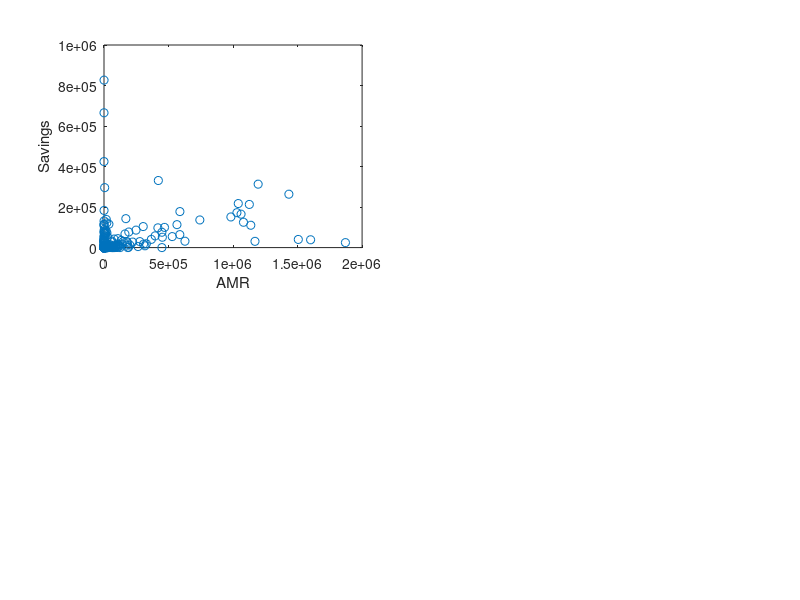

This chart was generated by the following MATLAB code: (Note: this script raises an error after producing the figure.)
load('Data.mat')
CommercialAMRS = [];
IndustrialAMRS = [];
ResidentialAMRS = [];
TransportationAMRS = [];
TotalAMRS = [];
CommercialDemand = [];
IndustrialDemand = [];
ResidentialDemand = [];
TransportationDemand = [];
TotalAMRS = [];
for idx = 1:size(UtilityNumberSaving,1)
    
    AMR_IDX = UtilityNumberAMR == UtilityNumberSaving(idx);
    Demand_IDX = UtilityNumber_Demand == UtilityNumberSaving(idx);
    
    if sum(AMR_IDX) > 1
        AMR_State = strcmp(StateAMR , StateSaving(idx));
        AMR_IDX2 = logical(AMR_IDX.*AMR_State);
        if sum(AMR_IDX2)~= 0
            ResidentialAMRS = [ResidentialAMRS; [Residential_AMR(AMR_IDX2), Residential_AMI(AMR_IDX2)]];
            CommercialAMRS = [CommercialAMRS; [Commercial_AMR(AMR_IDX2), Commercial_AMI(AMR_IDX2)]];
            IndustrialAMRS = [IndustrialAMRS; [Industrial_AMR(AMR_IDX2), Industrial_AMI(AMR_IDX2)]];
            TransportationAMRS = [TransportationAMRS; [Transportation_AMR(AMR_IDX2), Transportation_AMI(AMR_IDX2)]];
        else
            ResidentialAMRS = [ResidentialAMRS; [NaN, NaN]];
            CommercialAMRS = [CommercialAMRS; [NaN, NaN]];
            IndustrialAMRS = [IndustrialAMRS; [NaN, NaN]];
            TransportationAMRS = [TransportationAMRS; [NaN, NaN]];
        end
    elseif sum(AMR_IDX) == 0
        ResidentialAMRS = [ResidentialAMRS; [NaN, NaN]];
        CommercialAMRS = [CommercialAMRS; [NaN, NaN]];
        IndustrialAMRS = [IndustrialAMRS; [NaN, NaN]];
        TransportationAMRS = [TransportationAMRS; [NaN, NaN]];
    else
        ResidentialAMRS = [ResidentialAMRS; [Residential_AMR(AMR_IDX), Residential_AMI(AMR_IDX)]];
        CommercialAMRS = [CommercialAMRS; [Commercial_AMR(AMR_IDX), Commercial_AMI(AMR_IDX)]];
        IndustrialAMRS = [IndustrialAMRS; [Industrial_AMR(AMR_IDX), Industrial_AMI(AMR_IDX)]];
        TransportationAMRS = [TransportationAMRS; [Transportation_AMR(AMR_IDX), Transportation_AMI(AMR_IDX)]];
    end
    
    if sum(Demand_IDX) > 1
        Demand_State = strcmp(State_Demand , StateSaving(idx));
        Demand_IDX2 = logical(Demand_IDX.*Demand_State);
        
        if sum(Demand_IDX2)~= 0
            
            ResidentialDemand = [ResidentialDemand; [Residential_Demand(Demand_IDX2), Residential_AMI(Demand_IDX2)]];
            CommercialDemand = [CommercialDemand; [Commercial_AMR(Demand_IDX2), Commercial_AMI(Demand_IDX2)]];
            IndustrialDemand= [IndustrialDemand; [Industrial_AMR(Demand_IDX2), Industrial_AMI(Demand_IDX2)]];
            TransportationDemand = [TransportationDemand; [Transportation_AMR(Demand_IDX2), Transportation_AMI(Demand_IDX2)]];
        else
            ResidentialDemand = [ResidentialDemand; [NaN, NaN]];
            CommercialDemand = [CommercialDemand; [NaN, NaN]];
            IndustrialDemand = [IndustrialDemand; [NaN, NaN]];
            TransportationDemand = [TransportationDemand; [NaN, NaN]];
        end
        
    elseif sum(Demand_IDX) == 0
        ResidentialDemand = [ResidentialDemand; [NaN, NaN]];
        CommercialDemand = [CommercialDemand; [NaN, NaN]];
        IndustrialDemand = [IndustrialDemand; [NaN, NaN]];
        TransportationDemand = [TransportationDemand; [NaN, NaN]];
    else
        ResidentialDemand = [ResidentialDemand; [Residential_AMR(Demand_IDX), Residential_AMI(Demand_IDX)]];
        CommercialDemand = [CommercialDemand; [Commercial_AMR(Demand_IDX), Commercial_AMI(Demand_IDX)]];
        IndustrialDemand = [IndustrialDemand; [Industrial_AMR(Demand_IDX), Industrial_AMI(Demand_IDX)]];
        TransportationDemand = [TransportationDemand; [Transportation_AMR(Demand_IDX), Transportation_AMI(Demand_IDX)]];
    end
    
    if idx~= size(ResidentialDemand,1)
        keyboard;
    end
end

% RESIDENTIAL SECTOR
% Y = quantile
% residential plots
figure;
subplot(2,2,1)
plot(ResidentialAMRS(:,1), Residential_Saving, 'o')
xlabel('AMR');
ylabel('Savings');

%removing nans
ResidentialAMRS_new = [];
Residential_Saving_new = [];
for ivx = 1:size(Residential_Saving,1)
    if ~isnan(Residential_Saving(ivx,1)) && ~isnan(ResidentialAMRS(ivx,1))
        ResidentialAMRS_new = [ResidentialAMRS_new;ResidentialAMRS(ivx,1)] ;
        Residential_Saving_new = [Residential_Saving_new;Residential_Saving(ivx,1)];
    end
end
fitResults = fit(ResidentialAMRS_new,Residential_Saving_new,'poly1');
plot(fitResults,ResidentialAMRS_new,Residential_Saving_new)
xlabel('Automatic Meter Readers Installed');
ylabel('Total Energy Savings (MW)');
print('AMR-S.png', '-dpng', '-r300')

subplot(2,2,2)
plot(ResidentialAMRS(:,2), Residential_Saving, 'o')
xlabel('AMI');
ylabel('Savings');


subplot(2,2,3)
plot(ResidentialAMRS(:,2), Residential_PeakSaving, 'o')
xlabel('AMI');
ylabel('Peak Savings');

subplot(2,2,4)
plot(ResidentialAMRS(:,1), Residential_PeakSaving, 'o')
xlabel('AMR');
ylabel('Peak Savings');

% normality test
[h1,p1] = kstest2(ResidentialAMRS(:,1), Residential_PeakSaving);
[h2,p2] = kstest2(ResidentialAMRS(:,2), Residential_PeakSaving);
[h3,p3] = kstest2(ResidentialAMRS(:,1), Residential_Saving);
[h4,p4] = kstest2(ResidentialAMRS(:,2), Residential_Saving);
[h4,p4] = kstest2(ResidentialDemand(:,1), Residential_PeakSaving);

% t-test to evaluate potential correlation
[R1,P1,RL1,RU1]  = corrcoef(ResidentialAMRS(:,1), Residential_PeakSaving, 'rows','pairwise');
[R2,P2,RL2,RU2]  = corrcoef(ResidentialAMRS(:,2), Residential_PeakSaving, 'rows','pairwise');
[R3,P3,RL3,RU3]  = corrcoef(ResidentialAMRS(:,1), Residential_Saving, 'rows','pairwise');
[R4,P4,RL4,RU4]  = corrcoef(ResidentialAMRS(:,2), Residential_Saving, 'rows','pairwise');
[R5,P5,RL5,RU5]  = corrcoef(ResidentialDemand(:,1), Residential_PeakSaving, 'rows','pairwise');
[R6,P6,RL6,RU6]  = corrcoef(ResidentialDemand(:,1), Residential_Saving, 'rows','pairwise');

% Peak savings and demand response nerollement has a negative correlation
% (This does not make sense) --> Further analysis required

figure;
plot(ResidentialDemand(:,1), Residential_PeakSaving, 'o')
xlabel('Demand Response Customers Enrolled');
ylabel('Peak Savings');

% outlier detection
[i,j] = max(ResidentialDemand(:,1));
ResidentialDemand(j,:) = [NaN NaN];

[i,j] = max(Residential_PeakSaving(:,1));
Residential_PeakSaving(j,1) = [NaN];

% replotting
figure;
plot(ResidentialDemand(:,1), Residential_PeakSaving, 'o')
xlabel('Demand Response Customers Enrolled');
ylabel('Peak Savings');

% fitting 

%removing nans
ResidentialDemand_new = [];
ResidentialPeakSaving_new = [];
for ivx = 1:size(ResidentialDemand,1)
    if ~isnan(ResidentialDemand(ivx,1)) && ~isnan(Residential_PeakSaving(ivx,1))
        ResidentialDemand_new = [ResidentialDemand_new;ResidentialDemand(ivx,1)] ;
        ResidentialPeakSaving_new = [ResidentialPeakSaving_new;Residential_PeakSaving(ivx,1)];
    end
end
fitResults = fit(ResidentialDemand_new,ResidentialPeakSaving_new,'poly1');
plot(fitResults,ResidentialDemand_new,ResidentialPeakSaving_new)

% boxplot
[B, Ix] = sort(ResidentialDemand);
B2 = Residential_PeakSaving(Ix);
Breshape = reshape(B2(:,1), 71,10);
Bquantile = quantile(B(:,1), [0:.1:1]);
boxplot(Breshape)
xlabel('Demand Response Customers Enrolled');
ylabel('Peak Savings (MW)');
print('DR-PS.png', '-dpng', '-r300')
%COMMERCIAL PLOTS%%%%%%%%%%%%%%%%%%%%%%%%%%%%%%%%%%%%%%%%%%%%%%
% Commercial plots

figure;
subplot(2,2,1)
plot(CommercialAMRS(:,1), Commercial_Saving, 'o')
xlabel('AMRS');
ylabel('Savings');
xlabel('AMR');
ylabel('Peak Savings');

subplot(2,2,2)
plot(CommercialAMRS(:,2), Commercial_Saving, 'o')
xlabel('AMI');
ylabel('Savings');


subplot(2,2,3)
plot(CommercialAMRS(:,2), Commercial_PeakSaving, 'o')
xlabel('AMI');
ylabel('Peak Savings');

subplot(2,2,4)
plot(CommercialAMRS(:,1), Commercial_PeakSaving, 'o')
xlabel('AMR');
ylabel('Peak Savings');

% normality test
[h1,p1] = kstest2(CommercialAMRS(:,1), Commercial_PeakSaving);
[h2,p2] = kstest2(CommercialAMRS(:,2), Commercial_PeakSaving);
[h3,p3] = kstest2(CommercialAMRS(:,1), Commercial_Saving);
[h4,p4] = kstest2(CommercialAMRS(:,2), Commercial_Saving);

% t-test to evaluate potential correlation
[R1,P1,RL1,RU1]  = corrcoef(CommercialAMRS(:,1), Commercial_PeakSaving, 'rows','pairwise');
[R2,P2,RL2,RU2]  = corrcoef(CommercialAMRS(:,2), Commercial_PeakSaving, 'rows','pairwise');
[R3,P3,RL3,RU3]  = corrcoef(CommercialAMRS(:,1), Commercial_Saving, 'rows','pairwise');
[R4,P4,RL4,RU4]  = corrcoef(CommercialAMRS(:,2), Commercial_Saving, 'rows','pairwise');

%INDUSTRIAL PLOTS%%%%%%%%%%%%%%%%%%%%%%%%%%%%%%%%%%%%%%%%%%%%%%
% Industrial plots

figure;
subplot(2,2,1)
plot(IndustrialAMRS(:,1), Industrial_Saving, 'o')
xlabel('AMRS');
ylabel('Savings');
xlabel('AMR');
ylabel('Peak Savings');

subplot(2,2,2)
plot(IndustrialAMRS(:,2), Industrial_Saving, 'o')
xlabel('AMI');
ylabel('Savings');


subplot(2,2,3)
plot(IndustrialAMRS(:,2), Industrial_PeakSaving, 'o')
xlabel('AMI');
ylabel('Peak Savings');

subplot(2,2,4)
plot(IndustrialAMRS(:,1), Industrial_PeakSaving, 'o')
xlabel('AMR');
ylabel('Peak Savings');

% normality test
[h1,p1] = kstest2(IndustrialAMRS(:,1), Industrial_PeakSaving);
[h2,p2] = kstest2(IndustrialAMRS(:,2), Industrial_PeakSaving);
[h3,p3] = kstest2(IndustrialAMRS(:,1), Industrial_Saving);
[h4,p4] = kstest2(IndustrialAMRS(:,2), Industrial_Saving);

% t-test to evaluate potential correlation
[R1,P1,RL1,RU1]  = corrcoef(IndustrialAMRS(:,1), Industrial_PeakSaving, 'rows','pairwise');
[R2,P2,RL2,RU2]  = corrcoef(IndustrialAMRS(:,2), Industrial_PeakSaving, 'rows','pairwise');
[R3,P3,RL3,RU3]  = corrcoef(IndustrialAMRS(:,1), Industrial_Saving, 'rows','pairwise');
[R4,P4,RL4,RU4]  = corrcoef(IndustrialAMRS(:,2), Industrial_Saving, 'rows','pairwise');
